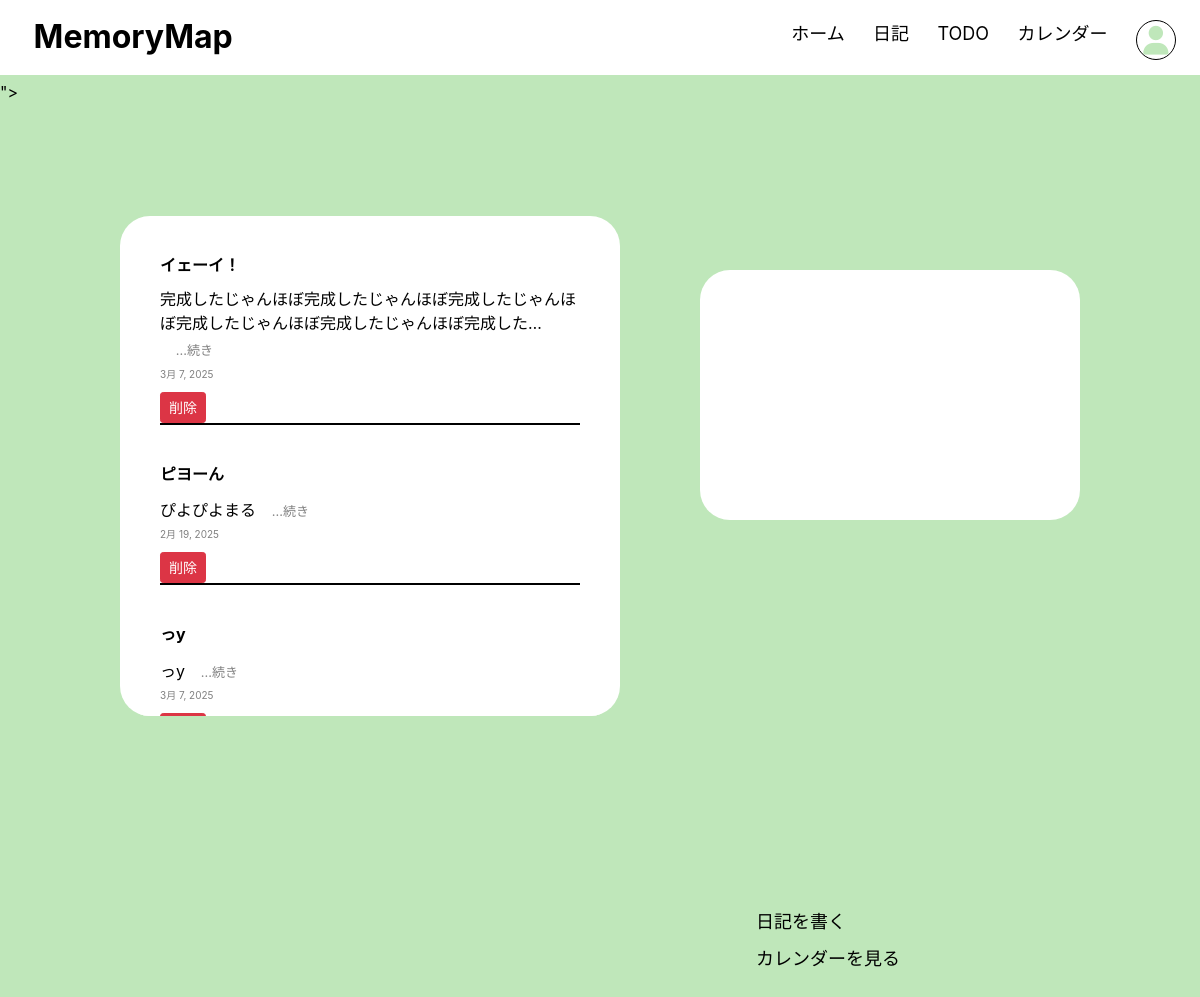
/diary/list/, run on the app's committed database.
### diary/models.py (models this page shows)
class Diary(models.Model):
    id = models.UUIDField(primary_key=True,default=uuid.uuid4,editable=False)
    date = models.DateField(verbose_name='日付',default=timezone.now)
    title = models.CharField(verbose_name='タイトル',max_length=40)
    text = models.CharField(verbose_name='本文',max_length=200)
    created_at = models.DateTimeField(verbose_name='作成日時',default=timezone.now)
    updated_at = models.DateTimeField(verbose_name='編集日時',blank=True,null=True)

### diary/views.py (the view)
# urls.py: path('diary/list/',views.DiaryListView.as_view(),name='diary_list'),
class DiaryListView(ListView):
    template_name = 'diary/diary_list.html'
    model = Diary
    queryset = Diary.objects.all().order_by('-id')

### templates/diary/diary_list.html (shortened to what this page needs)
{% extends "base.html" %}
{% load static %}
{% block extra_css %}<link rel="stylesheet" href="{% static 'css/diary.css' %}">{% endblock %}
{% block content %}
    <main class="main">
        <section class="diary">
            <div class="diary">
                <div class="row">
                    {% for diary in diary_list %}
                <div class="col-12">
                    <div class="card">
                        <div class="card-body">
                            <h5 class="card-title"><a href="{% url 'diary:diary_detail' diary.pk %}">{{ diary.title }}</a></h5>
                            <div class="text">
                                <p class="card-text">{{ diary.text|truncatechars:50 }}<a href="{% url 'diary:diary_detail' diary.pk %}" class="btn btn-primary">&nbsp;...続き</a></p>
                            </div>
                            <p class="card-date">{{ diary.date }}</p>
                            <button type="button" class="btn btn-danger btn-sm" data-bs-toggle="modal" data-bs-target="#deleteModal-{{diary.pk}}">削除</button>
                            <div class="line"></div>
                        </div>
                    </div>
                </div>
                {% endfor %}
            </div>
                </div>
        </section>
        <section class="search">
        </section>
        <div class="write">
            <p><a href="{% url 'diary:diary_create' %}">日記を書く</a></p>
            <p><a href="#">カレンダーを見る</a></p>
        </div>
    </main>
{% endblock %}

### static/css/destyle.css (style rules this page uses)
html { line-height: 1.15; -webkit-text-size-adjust: 100%; -webkit-tap-highlight-color: transparent; }
body { margin: 0; }
main { display: block; }
p, table, blockquote, address, pre, iframe, form, figure, dl { margin: 0; }
h1, h2, h3, h4, h5, h6 { font-size: inherit; font-weight: inherit; margin: 0; }
a { background-color: transparent; text-decoration: none; color: inherit; }
button, input, optgroup, select, textarea { -webkit-appearance: none; appearance: none; vertical-align: middle; color: inherit; font: inherit; background: transparent; padding: 0; margin: 0; border-radius: 0; text-align: inherit; text-transform: inherit; }
button, [type="button"], [type="reset"], [type="submit"] { cursor: pointer; }

### static/css/diary.css (style rules this page uses)
:root { --mainColor: #BFE7BA; --subColor: white; --accentColor: #88c057; --btnColor:#417c0d; }
html { font-size: 100%; line-height: 1.8; }
body { color: #000000; background-color: var(--mainColor); }
a { text-decoration: none; }
.main { width: 80%; max-width: 800px; margin: 20px auto; padding: 20px; }
section.diary { background-color: var(--subColor); position: absolute; top: 20%; left: 10%; width: 500px; height: 500px; border-radius: 30px; overflow: hidden; }
section.diary .diary { overflow-y: auto; max-height: 100%; scrollbar-width: thin; scrollbar-color: #a0a0a0 #e0e0e0; flex: 1; padding: 20px; }
.card { border: none; box-shadow: none; }
.card-title { font-weight: bold; }
.line { border-width:0.3px; border-style:solid; }
.text { align-items: baseline; }
.card-date { color: gray; font-size:10px; padding-bottom: 10px; }
.btn-primary { font-size:13px; color:gray; background-color: transparent; border: none; }
section.search { background-color: var(--subColor); position: absolute; top: 25%; right: 10%; width: 380px; height: 250px; border-radius: 30px; }
.write { position: absolute; bottom:10%; right:25%; font-size: 18px; }
.write p { padding-top:10px; }

### data on the page
Diary: title "イェーイ！", text "完成したじゃんほぼ完成したじゃんほぼ完成したじゃんほぼ完成したじゃんほぼ完成したじゃんほぼ完成した…", date "3月 7, 2025"
Diary: title "ピヨーん", text "ぴよぴよまる", date "2月 19, 2025"
Diary: title "っy", text "っy", date "3月 7, 2025"
